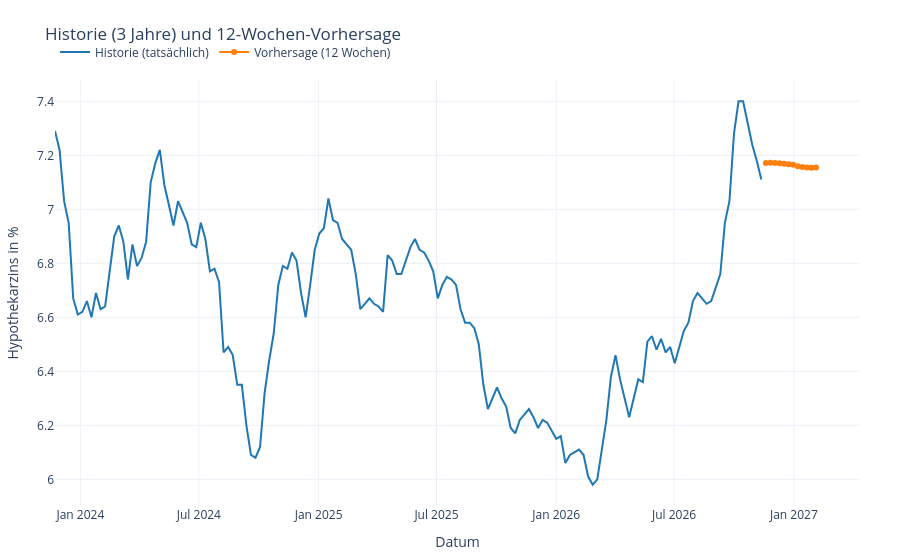

Source (notebook cell):
### Markdown cell above
## Dashboard: Historie und Vorhersage

Dieses Dashboard zeigt den **tatsächlichen 30-jährigen US-Hypothekarzins** der letzten 3 Jahre (blaue Linie) und daneben die **Vorhersage für die nächsten 12 Wochen** (orange Linie).  

Die interaktive Darstellung erlaubt es, in den Verlauf hineinzuzoomen, einzelne Werte abzulesen und die Legende an- oder auszuschalten. So wird sichtbar, wie die Prognose an den bisherigen Verlauf anschliesst. Das Dashboard wird beim Öffnen in Jupyter oder VS Code angezeigt (in der GitHub-Vorschau nicht).

### Code cell
# Historie: letzte 3 Jahre vor Beginn der Vorhersage
hist_window = pd.DateOffset(years=3)
first_forecast_date = df["datum"].min()
df_hist_plot = df_hist[df_hist["datum"] >= (first_forecast_date - hist_window)]

# Plotly-Figur
fig = go.Figure()

# Historie (Blau)
fig.add_trace(go.Scatter(
    x=df_hist_plot["datum"],
    y=df_hist_plot["hypozins_30j"],
    mode="lines",
    name="Historie (tatsächlich)",
    line=dict(color=FARBE_HISTORIE, width=2),
    hovertemplate="%{y:.2f} %"
))

# Vorhersage (Orange)
fig.add_trace(go.Scatter(
    x=df["datum"],
    y=df["prognose_hypozins_30j"],
    mode="lines+markers",
    name="Vorhersage (12 Wochen)",
    line=dict(color=FARBE_PROGNOSE, width=2),
    marker=dict(size=6),
    hovertemplate="%{y:.2f} %"
))

# Layout anpassen
fig.update_layout(
    title="Historie (3 Jahre) und 12-Wochen-Vorhersage",
    xaxis_title="Datum",
    yaxis_title="Hypothekarzins in %",
    template="plotly_white",
    legend=dict(x=0, y=1.1, orientation="h"),
    margin=dict(l=40, r=40, t=80, b=40)
)

fig.show()

### Figure 1 — Plotly figure (JSON) as saved in the notebook; plotly's stock layout.template omitted (floating-point values rounded to 4 significant figures; data arrays with more than 128 entries replaced by an {"elided": "..."} marker saying what was removed)
{"data": [{"hovertemplate": "%{y:.2f} %", "line": {"color": "#1f77b4", "width": 2}, "mode": "lines", "name": "Historie (tatsächlich)", "type": "scatter", "x": {"elided": "156 str values"}, "y": {"elided": "156 float values"}}, {"hovertemplate": "%{y:.2f} %", "line": {"color": "#ff7f0e", "width": 2}, "marker": {"size": 6}, "mode": "lines+markers", "name": "Vorhersage (12 Wochen)", "type": "scatter", "x": ["2026-11-19T00:00:00.000000", "2026-11-26T00:00:00.000000", "2026-12-03T00:00:00.000000", "2026-12-10T00:00:00.000000", "2026-12-17T00:00:00.000000", "2026-12-24T00:00:00.000000", "2026-12-31T00:00:00.000000", "2027-01-07T00:00:00.000000", "2027-01-14T00:00:00.000000", "2027-01-21T00:00:00.000000", "2027-01-28T00:00:00.000000", "2027-02-04T00:00:00.000000"], "y": [7.172, 7.172, 7.172, 7.17, 7.168, 7.166, 7.165, 7.159, 7.157, 7.155, 7.154, 7.155]}], "layout": {"legend": {"orientation": "h", "x": 0, "y": 1.1}, "margin": {"b": 40, "l": 40, "r": 40, "t": 80}, "title": {"text": "Historie (3 Jahre) und 12-Wochen-Vorhersage"}, "xaxis": {"title": {"text": "Datum"}}, "yaxis": {"title": {"text": "Hypothekarzins in %"}}}}
